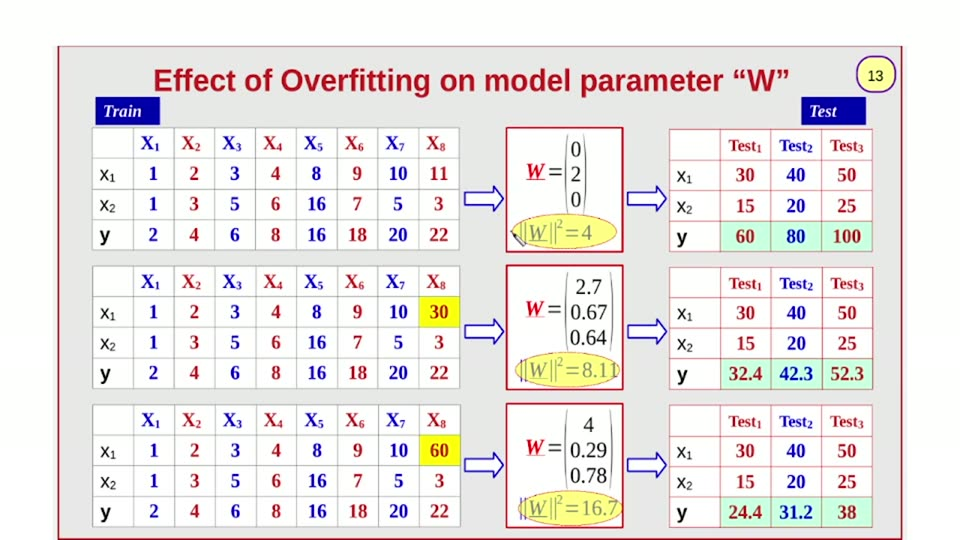
#> input picture videos/machine-learning/03_ridger_regression_gradient_descent/unique_slides/slide_013.jpg, 960 x 540 px, found by its file name
$ python colormap.py
#> lines starting #> are read from the running program, lines starting #| are printed output that depends on the picture
import numpy as np
from PIL import Image

BASE = '/workspaces/codespaces-blank/ai_llm_slides/videos/machine-learning/03_ridger_regression_gradient_descent/'
im = np.asarray(Image.open(BASE + 'unique_slides/slide_013.jpg').convert('RGB')).astype(int)


def colormap(y0, y1, x0, x1, label):
#> called with y0 = 182, y1 = 216, x0 = 456, x1 = 512, label = 'LEFT BLUE SHAPE band1'
    sub = im[y0:y1, x0:x1]
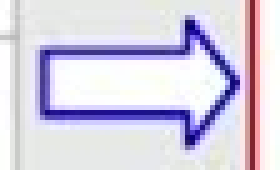
#> sub: shape (34, 56, 3) int64 (shown 5 times larger); mean R, G, B 214.1, 208.1, 226
    flat = sub.reshape(-1, 3)
#> flat = 1904 rows, first 8: [253, 253, 253], [255, 255, 255], [227, 227, 227], [199, 199, 199], [228, 228, 228], [237, 237, 237], [233, 233, 233], [232, 232, 232]
    uniq, counts = np.unique(flat, axis=0, return_counts=True)
#> uniq = 904 rows, first 8: [0, 0, 115], [8, 0, 121], [14, 15, 105], [16, 9, 121], [16, 17, 107], [17, 7, 96], [19, 14, 117], [20, 7, 123]; counts = 904 values, max 83 at index 533, min 1 at index 0, mean 2.11
    order = np.argsort(-counts)
#> order = 904 values, max 903 at index 17, min 0 at index 903, mean 451.5
    print(f"### {label} y{y0}..{y1} x{x0}..{x1}")
    keys = []
    for i in order:
        c = uniq[i]
        if counts[i] >= 6:
            keys.append((tuple(int(v) for v in c), int(counts[i])))
#> this loop made 904 passes
#> (i, c) on passes 1 to 3: (533, [231, 233, 232]), (532, [231, 233, 230]), (531, [231, 233, 228])
#> after the loop, keys = 53 items
    for i, (c, n) in enumerate(keys):
        print(f"  [{i}] {c}  n={n}")
#> this loop made 53 passes
#> (c, n) on passes 1 to 12: ((231, 233, 232), 83), ((231, 233, 230), 61), ((231, 233, 228), 45), ((255, 254, 255), 31), ((231, 232, 234), 26), ((254, 255, 255), 23), ((227, 227, 227), 22), ((229, 231, 228), 20), ((253, 254, 255), 18), ((231, 232, 236), 18), ((251, 255, 255), 17), ((253, 255, 252), 17)
#|   [0] (231, 233, 232)  n=83
#|   [1] (231, 233, 230)  n=61
#|   [2] (231, 233, 228)  n=45
#|   [3] (255, 254, 255)  n=31
#|   [4] (231, 232, 234)  n=26
#|   [5] (254, 255, 255)  n=23
#|   [6] (227, 227, 227)  n=22
#|   [7] (229, 231, 228)  n=20
#> (further printed lines are left out)
    # legend: single char per color, index if >9
    legend = {}
    chars = "0123456789abcdefghijklmnopqrstuvwxyzABCDEFGHIJKLMNOPQRSTUVWXYZ"
    for i, (c, n) in enumerate(keys):
        legend[c] = chars[i]
#> after the loop, legend = 53 items
    uc = {c: chars[i] for i, (c, n) in enumerate(keys)}
#> uc = 53 items
    print()
    for y in range(y0, y1):
        line = ''
        for x in range(x0, x1):
            c = tuple(int(v) for v in im[y, x])
            line += uc.get(c, '?')
        print(f"{y:4d} {line}")
    print()


colormap(182, 216, 456, 512, "LEFT BLUE SHAPE band1")
colormap(150, 195, 500, 632, "RED BOX INTERIOR band1 (top)")
#> call 2 of colormap, with y0 = 150, y1 = 195, x0 = 500, x1 = 632, label = 'RED BOX INTERIOR band1 (top)'
#> in colormap (call 2), `sub = im[y0:y1, x0:x1]`:
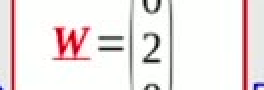
#> sub: shape (45, 132, 3) int64 (shown 2 times larger); mean R, G, B 239.2, 231.1, 230.8
#> in colormap (call 2), `uniq, counts = np.unique(flat, axis=0, return_counts=True)`: uniq = 886 rows, first 8: [9, 11, 8], [12, 14, 11], [15, 17, 14], [18, 20, 17], [19, 21, 18], [20, 22, 19], [22, 13, 120], [22, 24, 21]; counts = 886 values, max 1997 at index 651, min 1 at index 0, mean 6.7
#> in colormap (call 2), `order = np.argsort(-counts)`: order = 886 values, max 885 at index 9, min 0 at index 885, mean 442.5
#> the loop in colormap (call 2), `for i in order:` made 886 passes
#> (i, c) on passes 1 to 3: (651, [254, 255, 253]), (884, [255, 255, 253]), (626, [252, 255, 253])
#> after the loop in colormap (call 2), `for i in order:`: keys = 102 items
#> the loop in colormap (call 2), `for i, (c, n) in enumerate(keys):` made 102 passes
#> (c, n) on passes 1 to 12: ((254, 255, 253), 1997), ((255, 255, 253), 348), ((252, 255, 253), 230), ((253, 255, 252), 153), ((252, 254, 251), 119), ((254, 255, 251), 100), ((251, 255, 253), 90), ((251, 253, 250), 78), ((254, 255, 255), 71), ((255, 255, 255), 61), ((232, 234, 229), 55), ((251, 255, 255), 55)
#|   [0] (254, 255, 253)  n=1997
#|   [1] (255, 255, 253)  n=348
#|   [2] (252, 255, 253)  n=230
#|   [3] (253, 255, 252)  n=153
#|   [4] (252, 254, 251)  n=119
#|   [5] (254, 255, 251)  n=100
#|   [6] (251, 255, 253)  n=90
#|   [7] (251, 253, 250)  n=78
#> (further printed lines are left out)
#> the loop in colormap, `for i, (c, n) in enumerate(keys):` made 63 passes
#> after the loop in colormap, `for i, (c, n) in enumerate(keys):`: legend = 62 items
#> (the run stopped early here; a loop or call above may not have finished)

$ run again, with videos/machine-learning/03_ridger_regression_gradient_descent/unique_slides/slide_003.jpg copied over videos/machine-learning/03_ridger_regression_gradient_descent/unique_slides/slide_013.jpg
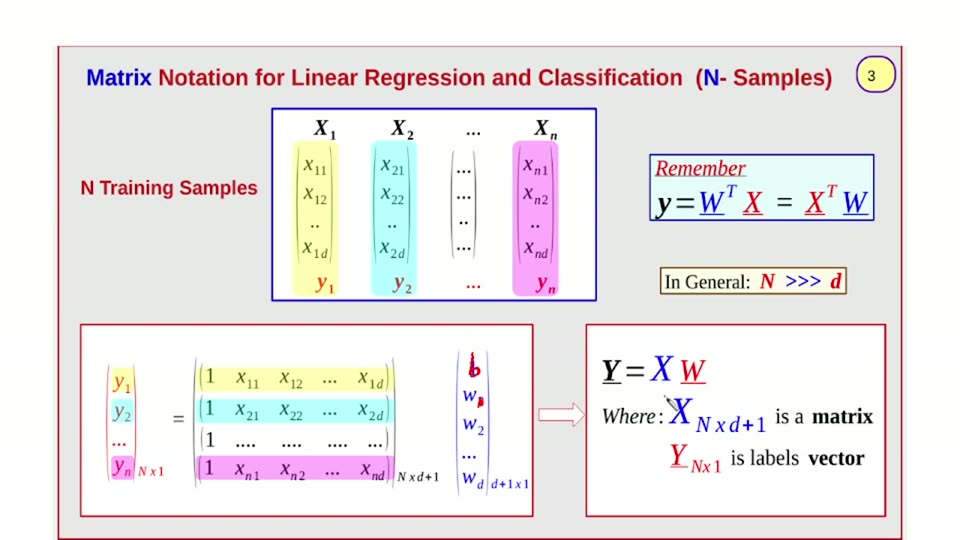
#> input picture videos/machine-learning/03_ridger_regression_gradient_descent/unique_slides/slide_003.jpg, 960 x 540 px, found by its file name
#> in colormap, `sub = im[y0:y1, x0:x1]`:
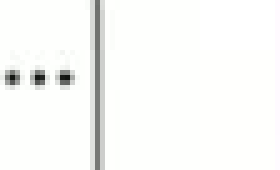
#> sub: shape (34, 56, 3) int64 (shown 5 times larger); mean R, G, B 248.2, 248.9, 247.1
#> flat = 1904 rows, first 8: [254, 255, 253], [254, 255, 253], [254, 255, 253], [254, 255, 253], [254, 255, 253], [254, 255, 253], [254, 255, 253], [254, 255, 253]
#> uniq = 67 rows, first 8: [17, 19, 16], [19, 21, 18], [20, 22, 19], [23, 25, 22], [33, 35, 32], [83, 85, 82], [86, 88, 85], [98, 100, 97]; counts = 67 values, max 1119 at index 62, min 1 at index 0, mean 28.42
#> order = 67 values, max 66 at index 2, min 0 at index 66, mean 33
#> the loop in colormap, `for i in order:` made 67 passes
#> (i, c) on passes 1 to 8: (62, [254, 255, 253]), (65, [255, 255, 253]), (66, [255, 255, 255]), (61, [253, 255, 252]), (63, [255, 250, 255]), (42, [223, 225, 222]), (59, [251, 253, 250]), (36, [215, 217, 214])
#> after the loop in colormap, `for i in order:`: keys = 20 items
#> the loop in colormap, `for i, (c, n) in enumerate(keys):` made 20 passes
#> (c, n) on passes 1 to 8: ((254, 255, 253), 1119), ((255, 255, 253), 360), ((255, 255, 255), 150), ((253, 255, 252), 49), ((255, 250, 255), 27), ((223, 225, 222), 17), ((251, 253, 250), 16), ((215, 217, 214), 9)
#> (printed output is left out)
#> in colormap (call 2), `sub = im[y0:y1, x0:x1]`:
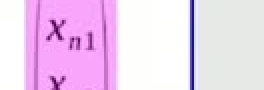
#> sub: shape (45, 132, 3) int64 (shown 2 times larger); mean R, G, B 238.8, 210.4, 241
#> uniq = 545 rows, first 8: [27, 20, 124], [28, 19, 124], [30, 19, 124], [31, 18, 124], [72, 0, 74], [73, 0, 75], [78, 0, 78], [78, 0, 80]; counts = 545 values, max 1080 at index 253, min 1 at index 4, mean 10.9
#> order = 545 values, max 544 at index 2, min 0 at index 47, mean 272
#> the loop in colormap (call 2), `for i in order:` made 545 passes
#> (i, c) on passes 1 to 3: (253, [231, 233, 230]), (509, [254, 255, 253]), (544, [255, 255, 255])
#> after the loop in colormap (call 2), `for i in order:`: keys = 119 items
#> the loop in colormap (call 2), `for i, (c, n) in enumerate(keys):` made 119 passes
#> (c, n) on passes 1 to 8: ((231, 233, 230), 1080), ((254, 255, 253), 847), ((255, 255, 255), 768), ((249, 165, 251), 328), ((255, 255, 253), 275), ((232, 232, 230), 68), ((255, 251, 255), 56), ((229, 233, 232), 51)
#> (printed output is left out)
#> the loop in colormap, `for i, (c, n) in enumerate(keys):` made 63 passes
#> after the loop in colormap, `for i, (c, n) in enumerate(keys):`: legend = 62 items
